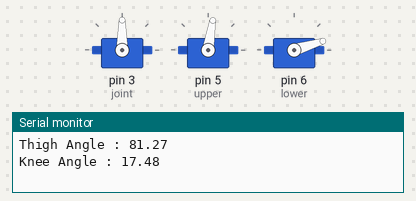
A sketch run on a simulated Arduino Uno, built with avr-gcc and run on an emulated ATmega328P. On the bench: 3 × servo, the last lines printed to the serial monitor.

Above: at 0.05 s.
At 2.5 s:
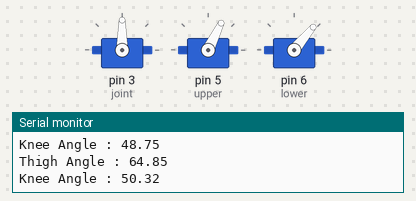
At 5.0 s:
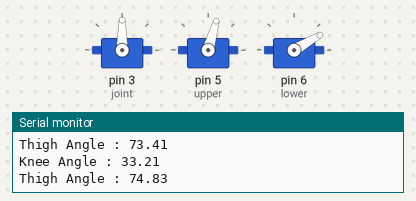
Timing chart, 0 to 6.6 s (numbered marks = the images above):
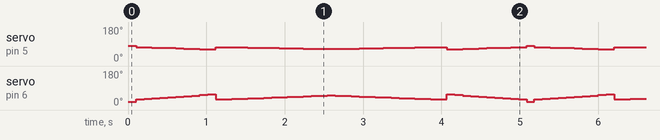

The sketch:

working_on_1.ino
```cpp
#include <Servo.h>

Servo joint;
Servo upper;
Servo lower;

float a, b, c, A, B, C;
float theta1;
float toDegree = 57.2958;
float angleDegree;
float newC;
float realAngle;
float realAngleDegree;
float kneeAngle;


void setup() {
  Serial.begin(9600);
  joint.attach(3);
  upper.attach(5);
  lower.attach(6);
  a = 40.0;
  b = 40.0;
  c = 20.0; // c is the input

}

void loop() {
  for(int i=10; i<35; i++){
      servoPose(c, i);
  delay(100);
  }

  // servoPose(c,35);
  // delay(1000);

  for(int i=35; i>10; i--){
      servoPose(c,i);
  delay(100);
  }
}

void servoPose(int c, int fb){

  theta1 = atan(c/fb);
  angleDegree = theta1*toDegree;
  newC = fb/cos(angleDegree);

  // A = acos((pow(b,2)+pow(newC,2)-pow(a,2))/(2*b*c));
  realAngle = acos((pow(a,2)+pow(newC,2)-pow(b,2))/(2*a*newC));
  kneeAngle = 3.142-(realAngle*2);

  // C = acos((pow(a,2)+pow(b,2)-pow(c,2))/(2*a*b));

  // // theta = 3.142 - C;
  lower.write(kneeAngle * toDegree);
  upper.write(realAngle * toDegree);

  Serial.print("Thigh Angle : ");
  Serial.println(realAngle * toDegree);
  Serial.print("Knee Angle : ");
  Serial.println(kneeAngle * toDegree);
  // Serial.print("C : ");
  // Serial.println(C * toDegree);
}
```

Measured:
- by itself, servo on pin 6 (lower): moves between 17° and 56°, repeating every 5.1 s
